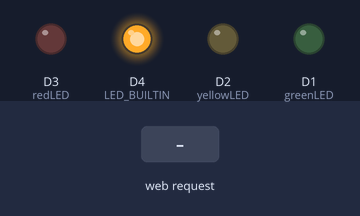
A sketch run on a simulated ESP8266 (Wemos D1 mini). Parts: output pins drawn as LEDs (lit = HIGH, except the on-board LED, lit = LOW). The test bench sets the inputs (shaded band). WiFi joins after 1.5 s; servers stay silent unless stated; what the sketch prints to the serial monitor is not drawn.

Above: at 7.7 s.
7.8 s: HTTP request GET /red received
At 8.1 s:
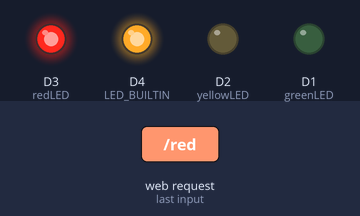
9.3 s: HTTP request GET /yellow received
At 10.5 s:
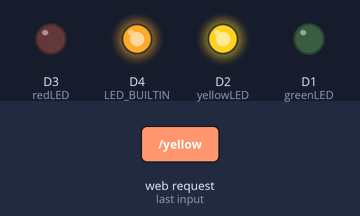
10.8 s: HTTP request GET /green received
At 11.7 s:
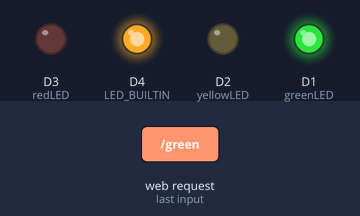
Timing chart, 0 to 13.8 s (numbered marks = the images above; inputs shaded):
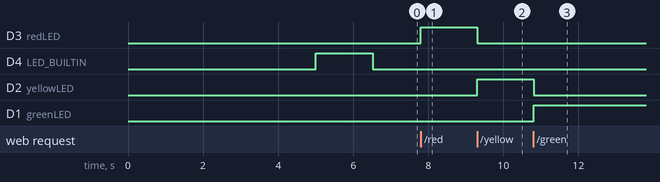

Measured:
- after the input at 7.8 s, D3 (redLED): LOW → HIGH at once
- after the input at 9.3 s, D3 (redLED): HIGH → LOW at once; D2 (yellowLED): LOW → HIGH at once
- after the input at 10.8 s, D2 (yellowLED): HIGH → LOW at once; D1 (greenLED): LOW → HIGH at once

The sketch:

stoplight.ino
```cpp
#include <ESP8266WiFi.h>

const char* wifiSSID = "nathan";
const char* wifiPSK  = "ilikepizza123";

WiFiServer server(80);

int redLED = D3;
int yellowLED = D2;
int greenLED = D1;


bool timerOn = false;
unsigned long previousMillis = 0;
long interval = 1000;

int currentLED = 0;

// re-usable function to turn on a specific LED
void turnLED(String color = "off") {
  // Turn off all LED's
  digitalWrite(redLED, LOW);
  digitalWrite(yellowLED, LOW);
  digitalWrite(greenLED, LOW);

  // only turn on the passed LED
  if (color == "red") { digitalWrite(redLED, HIGH); }
  else if (color == "yellow") { digitalWrite(yellowLED, HIGH); }
  else if (color == "green") { digitalWrite(greenLED, HIGH); }
}

void setup() {

  Serial.begin(9600);
  delay(5000); // Give things time to start up
  Serial.println("Initializing ...");

  // Set all color pins to output
  pinMode(LED_BUILTIN, OUTPUT);
  pinMode(redLED, OUTPUT);
  pinMode(yellowLED, OUTPUT);
  pinMode(greenLED, OUTPUT);

  // Initialize all LED's to OFF
  turnLED();
  digitalWrite(D4, HIGH); // turn off the built in LED

  // Connect to WiFi - Adapted from http://www.esp8266learning.com/wemos-webserver-example.php
  Serial.println("Connecting to ");
  Serial.println(wifiSSID);
  WiFi.begin(wifiSSID, wifiPSK);
  while (WiFi.status() != WL_CONNECTED) {
    delay(500);
    Serial.print(".");
  }
  Serial.println("");
  Serial.println("WiFi connected");

  // Start web server
  server.begin();
  Serial.println("Server started");

  // Print IP address to control stop light
  Serial.print("Control the Stop Light at: http://");
  Serial.print(WiFi.localIP());
  Serial.println("/");

  // ** End Adapted Code - Adapted from www.esp8266learning.com
  digitalWrite(D4, LOW); // turn the Built-in LED on after WiFi is connected and ready
}

void loop() {

  // run the timer if it is turned on
  if (timerOn) {
      // Serial.print("T"); // used for debugging to ensure it was actually on
      unsigned long currentMillis = millis();
      if (currentMillis - previousMillis >= interval) {
        previousMillis = currentMillis;

        // change the color depending on what color is currently set
        switch (currentLED) {
          case 0:
            turnLED("green");
            currentLED = 1;
            interval = 2000;
            break;
          case 1:
            turnLED("yellow");
            currentLED = 2;
            interval = 1000;
            break;
          case 2:
            turnLED("red");
            currentLED = 0;
            interval = 2000;
            break;
        }
      }
    }

  // Create web server - Adapted from http://www.esp8266learning.com/wemos-webserver-example.php
  WiFiClient client = server.available();
  if (client) {
    while (!client.available()) {
      delay(10); // client isn't ready, make like Aaron Burr and wait for it.
    }

    String request = client.readStringUntil('\r'); // get that first line of da request
    Serial.println(request); // print the request out for debugging purposes
    client.flush(); //  not really sure why this is needed but i trust

    client.println("HTTP/1.1 200 OK");
    client.println("Content-Type: text/html");
    client.println(""); //  do not forget this one

    if (request.indexOf("/red") != -1) {
      turnLED("red");
      timerOn = false;
    }

    if (request.indexOf("/yellow") != -1) {
      turnLED("yellow");
      timerOn = false;
    }

    if (request.indexOf("/green") != -1) {
      turnLED("green");
      timerOn = false;
    }

    if (request.indexOf("/off") != -1) {
      turnLED();
      timerOn = false;
    }

    if (request.indexOf("/timer") != -1) {
      timerOn = !timerOn;
      turnLED(); // turn off all LED's
      if (!timerOn) { Serial.println(); }
    }

      // page for the client to see
    const char *htmlpage =
      "<!DOCTYPE HTML>"
      "<html>"
      "<head>"
          "<meta name='viewport' content='width=device-width, initial-scale=1'>"
          "<title> WiFi Stoplight </title>"
      "</head>"
      "<body>"
          "<button onclick=\"window.location.href=\'/red\'\">Red</button>"
          "<button onclick=\"window.location.href=\'/yellow\'\">Yellow</button>"
          "<button onclick=\"window.location.href=\'/green\'\">Green</button>"
          "<button onclick=\"window.location.href=\'/off\'\">Off</button>"
          "<button onclick=\"window.location.href=\'/timer\'\">Timer</button>"
      "</body>"
      "</html>";
    client.println(htmlpage);
  }
  delay (10);
}
```
